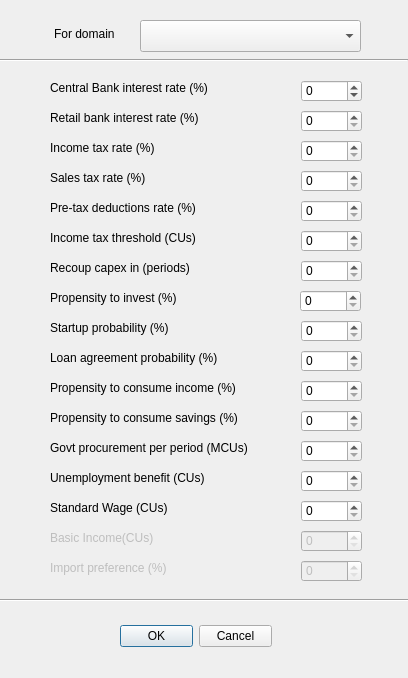
<?xml version="1.0" encoding="UTF-8"?>
<ui version="4.0">
 <class>DomainParametersDialog</class>
 <widget class="QDialog" name="DomainParametersDialog">
  <property name="geometry">
   <rect>
    <x>0</x>
    <y>0</y>
    <width>408</width>
    <height>678</height>
   </rect>
  </property>
  <property name="windowTitle">
   <string>Domain Parameters</string>
  </property>
  <widget class="QDialogButtonBox" name="buttonBox">
   <property name="geometry">
    <rect>
     <x>120</x>
     <y>620</y>
     <width>152</width>
     <height>32</height>
    </rect>
   </property>
   <property name="standardButtons">
    <set>QDialogButtonBox::Cancel|QDialogButtonBox::Ok</set>
   </property>
  </widget>
  <widget class="QLabel" name="label">
   <property name="geometry">
    <rect>
     <x>50</x>
     <y>80</y>
     <width>191</width>
     <height>16</height>
    </rect>
   </property>
   <property name="text">
    <string>Central Bank interest rate (%)</string>
   </property>
  </widget>
  <widget class="QLabel" name="label_2">
   <property name="geometry">
    <rect>
     <x>50</x>
     <y>110</y>
     <width>181</width>
     <height>16</height>
    </rect>
   </property>
   <property name="text">
    <string>Retail bank interest rate (%)</string>
   </property>
  </widget>
  <widget class="QSpinBox" name="sbClearingBankInterest">
   <property name="geometry">
    <rect>
     <x>301</x>
     <y>110</y>
     <width>61</width>
     <height>22</height>
    </rect>
   </property>
  </widget>
  <widget class="QSpinBox" name="sbSalesTax">
   <property name="geometry">
    <rect>
     <x>301</x>
     <y>170</y>
     <width>61</width>
     <height>22</height>
    </rect>
   </property>
  </widget>
  <widget class="QSpinBox" name="sbCentralBankInterest">
   <property name="geometry">
    <rect>
     <x>301</x>
     <y>80</y>
     <width>61</width>
     <height>22</height>
    </rect>
   </property>
   <property name="minimum">
    <number>-100</number>
   </property>
   <property name="maximum">
    <number>100</number>
   </property>
  </widget>
  <widget class="QLabel" name="label_3">
   <property name="geometry">
    <rect>
     <x>50</x>
     <y>140</y>
     <width>181</width>
     <height>16</height>
    </rect>
   </property>
   <property name="text">
    <string>Income tax rate (%)</string>
   </property>
  </widget>
  <widget class="QSpinBox" name="sbIncTax">
   <property name="geometry">
    <rect>
     <x>301</x>
     <y>140</y>
     <width>61</width>
     <height>22</height>
    </rect>
   </property>
   <property name="singleStep">
    <number>1</number>
   </property>
  </widget>
  <widget class="QSpinBox" name="sbRecoup">
   <property name="geometry">
    <rect>
     <x>301</x>
     <y>260</y>
     <width>61</width>
     <height>22</height>
    </rect>
   </property>
  </widget>
  <widget class="QLabel" name="label_5">
   <property name="geometry">
    <rect>
     <x>50</x>
     <y>260</y>
     <width>161</width>
     <height>16</height>
    </rect>
   </property>
   <property name="text">
    <string>Recoup capex in (periods)</string>
   </property>
  </widget>
  <widget class="QSpinBox" name="sbStartupProb">
   <property name="geometry">
    <rect>
     <x>301</x>
     <y>320</y>
     <width>61</width>
     <height>22</height>
    </rect>
   </property>
  </widget>
  <widget class="QLabel" name="label_4">
   <property name="geometry">
    <rect>
     <x>50</x>
     <y>170</y>
     <width>131</width>
     <height>16</height>
    </rect>
   </property>
   <property name="text">
    <string>Sales tax rate (%)</string>
   </property>
  </widget>
  <widget class="QLabel" name="label_6">
   <property name="geometry">
    <rect>
     <x>50</x>
     <y>320</y>
     <width>171</width>
     <height>16</height>
    </rect>
   </property>
   <property name="text">
    <string>Startup probability (%)</string>
   </property>
  </widget>
  <widget class="QComboBox" name="cbDomainName">
   <property name="geometry">
    <rect>
     <x>140</x>
     <y>20</y>
     <width>221</width>
     <height>32</height>
    </rect>
   </property>
  </widget>
  <widget class="QLabel" name="label_8">
   <property name="geometry">
    <rect>
     <x>50</x>
     <y>350</y>
     <width>201</width>
     <height>16</height>
    </rect>
   </property>
   <property name="text">
    <string>Loan agreement probability (%)</string>
   </property>
  </widget>
  <widget class="QSpinBox" name="sbLoanProb">
   <property name="geometry">
    <rect>
     <x>301</x>
     <y>350</y>
     <width>61</width>
     <height>22</height>
    </rect>
   </property>
  </widget>
  <widget class="QLabel" name="label_9">
   <property name="geometry">
    <rect>
     <x>50</x>
     <y>380</y>
     <width>231</width>
     <height>16</height>
    </rect>
   </property>
   <property name="text">
    <string>Propensity to consume income (%)</string>
   </property>
  </widget>
  <widget class="QSpinBox" name="sbPropConsInc">
   <property name="geometry">
    <rect>
     <x>301</x>
     <y>380</y>
     <width>61</width>
     <height>22</height>
    </rect>
   </property>
  </widget>
  <widget class="QSpinBox" name="sbPropConsSav">
   <property name="geometry">
    <rect>
     <x>301</x>
     <y>410</y>
     <width>61</width>
     <height>22</height>
    </rect>
   </property>
  </widget>
  <widget class="QLabel" name="label_10">
   <property name="geometry">
    <rect>
     <x>50</x>
     <y>410</y>
     <width>231</width>
     <height>16</height>
    </rect>
   </property>
   <property name="text">
    <string>Propensity to consume savings (%)</string>
   </property>
  </widget>
  <widget class="QSpinBox" name="sbDeductions">
   <property name="geometry">
    <rect>
     <x>301</x>
     <y>200</y>
     <width>61</width>
     <height>22</height>
    </rect>
   </property>
  </widget>
  <widget class="QLabel" name="label_11">
   <property name="geometry">
    <rect>
     <x>50</x>
     <y>200</y>
     <width>181</width>
     <height>16</height>
    </rect>
   </property>
   <property name="text">
    <string>Pre-tax deductions rate (%)</string>
   </property>
  </widget>
  <widget class="QSpinBox" name="sbTaxThresh">
   <property name="geometry">
    <rect>
     <x>301</x>
     <y>230</y>
     <width>61</width>
     <height>22</height>
    </rect>
   </property>
  </widget>
  <widget class="QLabel" name="label_12">
   <property name="geometry">
    <rect>
     <x>50</x>
     <y>230</y>
     <width>231</width>
     <height>16</height>
    </rect>
   </property>
   <property name="text">
    <string>Income tax threshold (CUs)</string>
   </property>
  </widget>
  <widget class="QLabel" name="label_13">
   <property name="geometry">
    <rect>
     <x>50</x>
     <y>440</y>
     <width>231</width>
     <height>16</height>
    </rect>
   </property>
   <property name="text">
    <string>Govt procurement per period (MCUs)</string>
   </property>
  </widget>
  <widget class="QSpinBox" name="sbGovProcurement">
   <property name="geometry">
    <rect>
     <x>301</x>
     <y>440</y>
     <width>61</width>
     <height>22</height>
    </rect>
   </property>
  </widget>
  <widget class="QSpinBox" name="sbBens">
   <property name="geometry">
    <rect>
     <x>301</x>
     <y>470</y>
     <width>61</width>
     <height>22</height>
    </rect>
   </property>
  </widget>
  <widget class="QLabel" name="label_14">
   <property name="geometry">
    <rect>
     <x>50</x>
     <y>470</y>
     <width>231</width>
     <height>16</height>
    </rect>
   </property>
   <property name="text">
    <string>Unemployment benefit (CUs)</string>
   </property>
  </widget>
  <widget class="QLabel" name="label_15">
   <property name="enabled">
    <bool>true</bool>
   </property>
   <property name="geometry">
    <rect>
     <x>50</x>
     <y>500</y>
     <width>231</width>
     <height>16</height>
    </rect>
   </property>
   <property name="text">
    <string>Standard Wage (CUs)</string>
   </property>
  </widget>
  <widget class="QSpinBox" name="sbStdWage">
   <property name="enabled">
    <bool>true</bool>
   </property>
   <property name="geometry">
    <rect>
     <x>301</x>
     <y>500</y>
     <width>61</width>
     <height>22</height>
    </rect>
   </property>
  </widget>
  <widget class="QLabel" name="label_16">
   <property name="enabled">
    <bool>false</bool>
   </property>
   <property name="geometry">
    <rect>
     <x>50</x>
     <y>530</y>
     <width>231</width>
     <height>16</height>
    </rect>
   </property>
   <property name="text">
    <string>Basic Income(CUs)</string>
   </property>
  </widget>
  <widget class="QSpinBox" name="sbBasicInc">
   <property name="enabled">
    <bool>false</bool>
   </property>
   <property name="geometry">
    <rect>
     <x>301</x>
     <y>530</y>
     <width>61</width>
     <height>22</height>
    </rect>
   </property>
   <property name="maximum">
    <number>1000</number>
   </property>
  </widget>
  <widget class="QLabel" name="label_17">
   <property name="enabled">
    <bool>false</bool>
   </property>
   <property name="geometry">
    <rect>
     <x>50</x>
     <y>560</y>
     <width>231</width>
     <height>16</height>
    </rect>
   </property>
   <property name="text">
    <string>Import preference (%)</string>
   </property>
  </widget>
  <widget class="QSpinBox" name="sbImportPref">
   <property name="enabled">
    <bool>false</bool>
   </property>
   <property name="geometry">
    <rect>
     <x>301</x>
     <y>560</y>
     <width>61</width>
     <height>22</height>
    </rect>
   </property>
   <property name="minimumSize">
    <size>
     <width>42</width>
     <height>0</height>
    </size>
   </property>
  </widget>
  <widget class="QLabel" name="label_18">
   <property name="geometry">
    <rect>
     <x>50</x>
     <y>290</y>
     <width>161</width>
     <height>16</height>
    </rect>
   </property>
   <property name="text">
    <string>Propensity to invest (%)</string>
   </property>
  </widget>
  <widget class="QSpinBox" name="sbPropInvest">
   <property name="geometry">
    <rect>
     <x>300</x>
     <y>290</y>
     <width>61</width>
     <height>22</height>
    </rect>
   </property>
  </widget>
  <widget class="Line" name="line">
   <property name="geometry">
    <rect>
     <x>-3</x>
     <y>50</y>
     <width>411</width>
     <height>20</height>
    </rect>
   </property>
   <property name="orientation">
    <enum>Qt::Horizontal</enum>
   </property>
  </widget>
  <widget class="QLabel" name="label_7">
   <property name="geometry">
    <rect>
     <x>54</x>
     <y>26</y>
     <width>71</width>
     <height>16</height>
    </rect>
   </property>
   <property name="text">
    <string>For domain</string>
   </property>
  </widget>
  <widget class="Line" name="line_2">
   <property name="geometry">
    <rect>
     <x>0</x>
     <y>590</y>
     <width>411</width>
     <height>20</height>
    </rect>
   </property>
   <property name="orientation">
    <enum>Qt::Horizontal</enum>
   </property>
  </widget>
 </widget>
 <resources/>
 <connections>
  <connection>
   <sender>buttonBox</sender>
   <signal>accepted()</signal>
   <receiver>DomainParametersDialog</receiver>
   <slot>accept()</slot>
   <hints>
    <hint type="sourcelabel">
     <x>195</x>
     <y>635</y>
    </hint>
    <hint type="destinationlabel">
     <x>203</x>
     <y>338</y>
    </hint>
   </hints>
  </connection>
  <connection>
   <sender>buttonBox</sender>
   <signal>rejected()</signal>
   <receiver>DomainParametersDialog</receiver>
   <slot>reject()</slot>
   <hints>
    <hint type="sourcelabel">
     <x>195</x>
     <y>635</y>
    </hint>
    <hint type="destinationlabel">
     <x>203</x>
     <y>338</y>
    </hint>
   </hints>
  </connection>
 </connections>
</ui>
